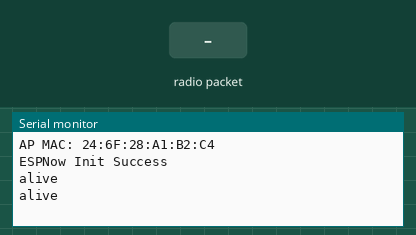
This program was run on a simulated ESP32. On the bench: the last lines printed to the serial monitor. Inputs (shaded band) come from the test bench.

Above: at 2.2 s.
2.3 s: radio packet "1" arrives
At 2.7 s:
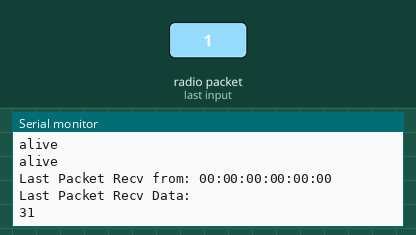
3.8 s: radio packet "0" arrives
At 3.96 s:
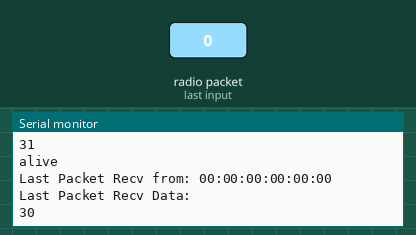
5.3 s: radio packet "2" arrives
At 5.9 s:
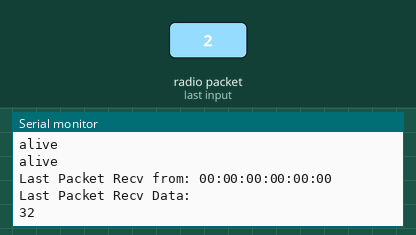

Measured:
- after the input at 2.3 s, the serial monitor: prints a new line at once (image 1)
- after the input at 3.8 s, the serial monitor: prints a new line at once (image 2)
- after the input at 5.3 s, the serial monitor: prints a new line at once (image 3)

The program:

main.cpp
```cpp
#include <esp_now.h>
#include <WiFi.h>
#include "Util.h"

namespace {

void HexDump(const uint8_t data[], size_t length) noexcept
{
    for (int i = 0; i < length; i++)
    {
        LOG("%02x ", data[i]);
        // 16 個表示毎に改行、ただし先頭行と最終データが丁度 16 の倍数の場合は省略
        if (((i + 1) % 16 == 0) && (i > 0) && ((i + 1) != length))
        {
            LOG("\n");
        }
    }
    LOG("\n");
}

}

#define CHANNEL 1

void OnDataRecv(const uint8_t *mac_addr, const uint8_t *data, int data_len);

// Init ESP Now with fallback
void InitESPNow()
{
    WiFi.disconnect();
    if (esp_now_init() == ESP_OK)
    {
        LOG("ESPNow Init Success\n");
    }
    else
    {
        LOG("ESPNow Init Failed\n");
        // Retry InitESPNow, add a counte and then restart?
        // InitESPNow();
        // or Simply Restart
        ESP.restart();
    }
}

// config AP SSID
void configDeviceAP()
{
    String Prefix = "Slave:";
    String Mac = WiFi.macAddress();
    String SSID = Prefix + Mac;
    String Password = "123456789";
    bool result = WiFi.softAP(SSID.c_str(), Password.c_str(), CHANNEL, 0);
    if (!result)
    {
        LOG("AP Config failed.\n");
    }
    else
    {
        LOG("AP Config Success. Broadcasting with AP: %s\n", SSID.c_str());
    }
}

void setup()
{
    Serial.begin(115200);

    // USB-CDC のせいか起動直後にログを大量に出しても PC 側に表示されない
    // 適当なディレイを入れると安定するようになったので暫定対処
    delay(1000);

    LOG("ESPNow/Basic/Slave Example\n");
    //Set device in AP mode to begin with
    WiFi.mode(WIFI_AP);
    // configure device AP mode
    configDeviceAP();
    // This is the mac address of the Slave in AP Mode
    LOG("AP MAC: %s\n", WiFi.softAPmacAddress().c_str());
    // Init ESPNow with a fallback logic
    InitESPNow();
    // Once ESPNow is successfully Init, we will register for recv CB to
    // get recv packer info.
    esp_now_register_recv_cb(OnDataRecv);
}

// callback when data is recv from Master
void OnDataRecv(const uint8_t *mac_addr, const uint8_t *data, int data_len)
{
    char macStr[18];
    snprintf(macStr, sizeof(macStr), "%02x:%02x:%02x:%02x:%02x:%02x",
             mac_addr[0], mac_addr[1], mac_addr[2], mac_addr[3], mac_addr[4], mac_addr[5]);
    LOG("Last Packet Recv from: %s\n", macStr);
    LOG("Last Packet Recv Data: \n");
    HexDump(data, data_len);
    LOG("\n");
}

void loop()
{
    LOG("alive\n");
    delay(1000);
}
```

Util.h
```cpp
#ifndef UTIL_H
#define UTIL_H

#include <Arduino.h>

#define LOG(...) Serial.printf(__VA_ARGS__)

// TODO: cpp ファイルに移動すること
void DumpBackTrace()
{
    constexpr int BackTraceDepthMax = 10;
    void *fp = __builtin_frame_address(0);

    LOG("Backtrace:\n");
    for (int depth = 0; depth < BackTraceDepthMax; depth++)
    {
        if (fp == nullptr)
        {
            break;
        }

        void *pc = *((void**)fp - 1);
        LOG("#%d %p\n", depth, pc);

        uint32_t* addr = reinterpret_cast<uint32_t*>(fp);
        addr -= 2;
        fp = (void*)(*(uint32_t*)addr);
    }
}

static inline void ABORT_NO_MESSAGE() { DumpBackTrace(); while (1); }

#define ABORT() \
    LOG("Abort: file %s, line %d\n", __FILE__, __LINE__); \
    ABORT_NO_MESSAGE()

#define __ASSERT(expr, file, line)                  \
	LOG("Assertion failed: %s, file %s, line %d\n", \
		expr, file, line),                          \
	ABORT_NO_MESSAGE()

#define ASSERT(expr)                              \
    ((expr) ? ((void)0) :                         \
    (void)(__ASSERT(#expr, __FILE__, __LINE__)))

// [[maybe_unused]] 属性 (C++17) を使えるようだが
// 非常に見辛くなるのでマクロで代用する
#define UNUSED(var) ((void)var)

#endif /* UTIL_H */
```
